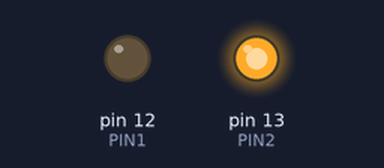
Bench run of a sketch on a simulated Arduino Uno, built with avr-gcc and run on an emulated ATmega328P. On the bench: output pins drawn as LEDs (lit = HIGH).

Above: at 0.9 s.
At 4.25 s:
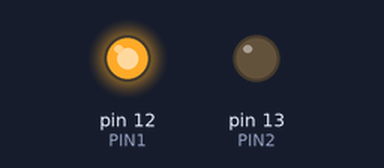
At 6.2 s:
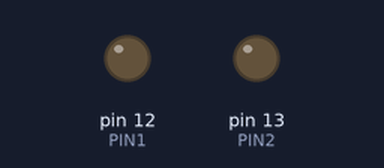
Timing chart, 0 to 10.1 s (numbered marks = the images above):
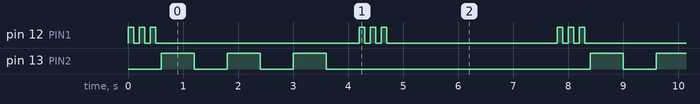

Measured:
- by itself, pin 13 (PIN2): repeats every 7.8 s: 2 × (LOW 0.60 s, HIGH 0.60 s), LOW 4.8 s, HIGH 0.60 s
- by itself, pin 12 (PIN1): repeats every 7.8 s: 2 × (LOW 0.10 s, HIGH 0.10 s), LOW 3.7 s, 2 × (HIGH 0.10 s, LOW 0.10 s), HIGH 0.10 s, LOW 3.1 s, HIGH 0.10 s
- by itself, everything shown: repeats every 7.8 s, in 18 steps

The sketch:

Morsen.ino
```cpp
#define PIN1 12
#define PIN2 13
#define LANGER_IMPULS 1
#define KURZER_IMPULS 2
#define DAUER_LANGER_IMPULS 600
#define DAUER_KURZER_IMPULS 100
int signal[] = {
  KURZER_IMPULS, KURZER_IMPULS, KURZER_IMPULS,
  LANGER_IMPULS, LANGER_IMPULS, LANGER_IMPULS,
  KURZER_IMPULS, KURZER_IMPULS, KURZER_IMPULS};

void setup() {
  pinMode(PIN1, OUTPUT);
  pinMode(PIN2, OUTPUT);
}

void loop() {
  for(int i = 0; i < 9; i++){
    int impuls = signal[i];
    if(impuls == KURZER_IMPULS){
      digitalWrite(PIN1, HIGH);
      delay(DAUER_KURZER_IMPULS);
      digitalWrite(PIN1, LOW);
      delay(DAUER_KURZER_IMPULS);
    }
    else{
      digitalWrite(PIN2, HIGH);
      delay(DAUER_LANGER_IMPULS);
      digitalWrite(PIN2, LOW);
      delay(DAUER_LANGER_IMPULS);
    }
  }
  delay(3000);
}
```
